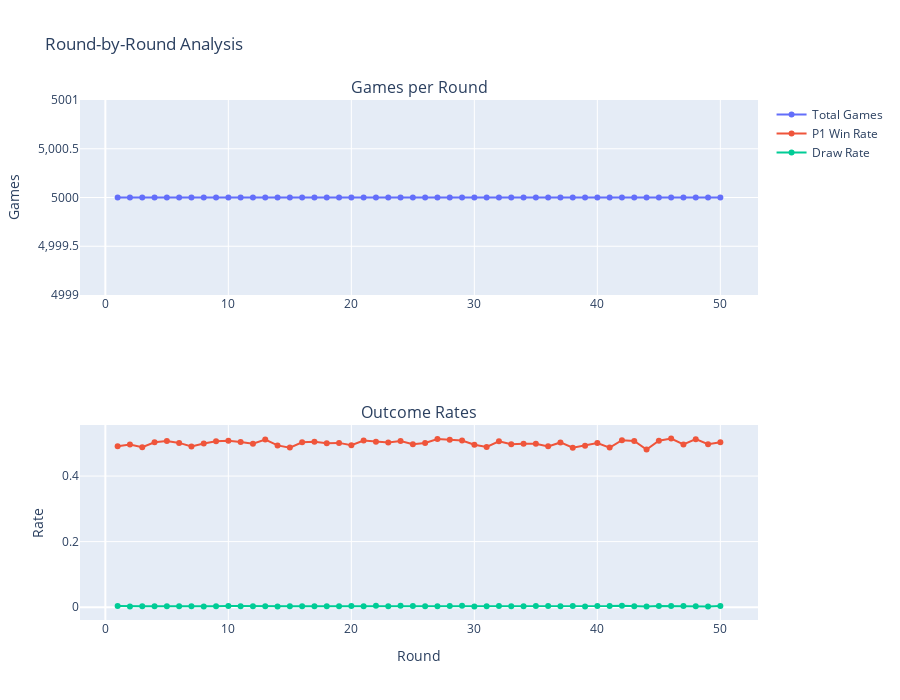

This figure's notebook cell:
### Markdown cell above
## Performance by Round

### Code cell
# Analyze performance by round
round_stats = matches_df.groupby("round").agg(
    {
        "p1_wins": "sum",
        "p2_wins": "sum",
        "draws": "sum",
    }
)

round_stats["total_games"] = (
    round_stats["p1_wins"] + round_stats["p2_wins"] + round_stats["draws"]
)
round_stats["p1_win_rate"] = round_stats["p1_wins"] / round_stats["total_games"]
round_stats["draw_rate"] = round_stats["draws"] / round_stats["total_games"]

fig = make_subplots(rows=2, cols=1, subplot_titles=("Games per Round", "Outcome Rates"))

# Total games per round
fig.add_trace(
    go.Scatter(
        x=round_stats.index,
        y=round_stats["total_games"],
        mode="lines+markers",
        name="Total Games",
    ),
    row=1,
    col=1,
)

# Outcome rates
fig.add_trace(
    go.Scatter(
        x=round_stats.index,
        y=round_stats["p1_win_rate"],
        mode="lines+markers",
        name="P1 Win Rate",
    ),
    row=2,
    col=1,
)

fig.add_trace(
    go.Scatter(
        x=round_stats.index,
        y=round_stats["draw_rate"],
        mode="lines+markers",
        name="Draw Rate",
    ),
    row=2,
    col=1,
)

fig.update_xaxes(title_text="Round", row=2, col=1)
fig.update_yaxes(title_text="Games", row=1, col=1)
fig.update_yaxes(title_text="Rate", row=2, col=1)
fig.update_layout(height=700, title_text="Round-by-Round Analysis")
fig.show()

### Figure 1 — Plotly figure (JSON) as saved in the notebook; plotly's stock layout.template omitted (floating-point values rounded to 4 significant figures)
{"data": [{"mode": "lines+markers", "name": "Total Games", "type": "scatter", "x": [1, 2, 3, 4, 5, 6, 7, 8, 9, 10, 11, 12, 13, 14, 15, 16, 17, 18, 19, 20, 21, 22, 23, 24, 25, 26, 27, 28, 29, 30, 31, 32, 33, 34, 35, 36, 37, 38, 39, 40, 41, 42, 43, 44, 45, 46, 47, 48, 49, 50], "xaxis": "x", "y": [5000, 5000, 5000, 5000, 5000, 5000, 5000, 5000, 5000, 5000, 5000, 5000, 5000, 5000, 5000, 5000, 5000, 5000, 5000, 5000, 5000, 5000, 5000, 5000, 5000, 5000, 5000, 5000, 5000, 5000, 5000, 5000, 5000, 5000, 5000, 5000, 5000, 5000, 5000, 5000, 5000, 5000, 5000, 5000, 5000, 5000, 5000, 5000, 5000, 5000], "yaxis": "y"}, {"mode": "lines+markers", "name": "P1 Win Rate", "type": "scatter", "x": [1, 2, 3, 4, 5, 6, 7, 8, 9, 10, 11, 12, 13, 14, 15, 16, 17, 18, 19, 20, 21, 22, 23, 24, 25, 26, 27, 28, 29, 30, 31, 32, 33, 34, 35, 36, 37, 38, 39, 40, 41, 42, 43, 44, 45, 46, 47, 48, 49, 50], "xaxis": "x2", "y": [0.491, 0.4962, 0.4882, 0.5032, 0.5066, 0.5012, 0.4902, 0.4994, 0.506, 0.508, 0.5038, 0.4984, 0.5116, 0.4936, 0.4868, 0.5032, 0.5046, 0.5004, 0.5012, 0.4942, 0.5084, 0.5046, 0.5026, 0.5066, 0.497, 0.501, 0.5128, 0.511, 0.5086, 0.4954, 0.489, 0.5062, 0.497, 0.4982, 0.4988, 0.4906, 0.5026, 0.4864, 0.4926, 0.501, 0.4868, 0.5094, 0.507, 0.4808, 0.508, 0.5146, 0.4964, 0.5126, 0.4974, 0.503], "yaxis": "y2"}, {"mode": "lines+markers", "name": "Draw Rate", "type": "scatter", "x": [1, 2, 3, 4, 5, 6, 7, 8, 9, 10, 11, 12, 13, 14, 15, 16, 17, 18, 19, 20, 21, 22, 23, 24, 25, 26, 27, 28, 29, 30, 31, 32, 33, 34, 35, 36, 37, 38, 39, 40, 41, 42, 43, 44, 45, 46, 47, 48, 49, 50], "xaxis": "x2", "y": [0.0032, 0.002, 0.0028, 0.0028, 0.0024, 0.0028, 0.0026, 0.002, 0.0026, 0.0032, 0.0026, 0.003, 0.0026, 0.002, 0.0024, 0.003, 0.003, 0.0028, 0.0024, 0.0034, 0.003, 0.0044, 0.0028, 0.004, 0.0034, 0.0026, 0.0028, 0.0038, 0.0044, 0.0022, 0.003, 0.0036, 0.0026, 0.0028, 0.0034, 0.0038, 0.0028, 0.0038, 0.0022, 0.0034, 0.0036, 0.0046, 0.003, 0.0022, 0.0038, 0.0032, 0.0034, 0.0026, 0.002, 0.0036], "yaxis": "y2"}], "layout": {"annotations": [{"font": {"size": 16}, "showarrow": false, "text": "Games per Round", "x": 0.5, "xanchor": "center", "xref": "paper", "y": 1, "yanchor": "bottom", "yref": "paper"}, {"font": {"size": 16}, "showarrow": false, "text": "Outcome Rates", "x": 0.5, "xanchor": "center", "xref": "paper", "y": 0.375, "yanchor": "bottom", "yref": "paper"}], "height": 700, "title": {"text": "Round-by-Round Analysis"}, "xaxis": {"anchor": "y", "domain": [0, 1]}, "xaxis2": {"anchor": "y2", "domain": [0, 1], "title": {"text": "Round"}}, "yaxis": {"anchor": "x", "domain": [0.625, 1], "title": {"text": "Games"}}, "yaxis2": {"anchor": "x2", "domain": [0, 0.375], "title": {"text": "Rate"}}}}
